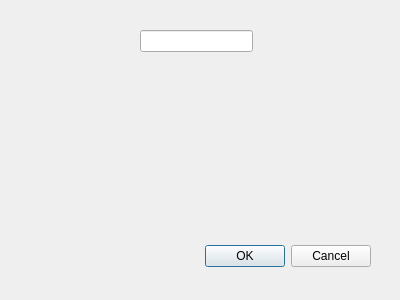
<?xml version="1.0" encoding="UTF-8"?>
<ui version="4.0">
 <class>Dialog</class>
 <widget class="QDialog" name="Dialog">
  <property name="geometry">
   <rect>
    <x>0</x>
    <y>0</y>
    <width>400</width>
    <height>300</height>
   </rect>
  </property>
  <property name="windowTitle">
   <string>Dialog</string>
  </property>
  <widget class="QDialogButtonBox" name="buttonBox">
   <property name="geometry">
    <rect>
     <x>30</x>
     <y>240</y>
     <width>341</width>
     <height>32</height>
    </rect>
   </property>
   <property name="orientation">
    <enum>Qt::Orientation::Horizontal</enum>
   </property>
   <property name="standardButtons">
    <set>QDialogButtonBox::StandardButton::Cancel|QDialogButtonBox::StandardButton::Ok</set>
   </property>
  </widget>
  <widget class="QLineEdit" name="lineEdit">
   <property name="geometry">
    <rect>
     <x>140</x>
     <y>30</y>
     <width>113</width>
     <height>22</height>
    </rect>
   </property>
  </widget>
 </widget>
 <resources/>
 <connections>
  <connection>
   <sender>buttonBox</sender>
   <signal>accepted()</signal>
   <receiver>Dialog</receiver>
   <slot>accept()</slot>
   <hints>
    <hint type="sourcelabel">
     <x>248</x>
     <y>254</y>
    </hint>
    <hint type="destinationlabel">
     <x>157</x>
     <y>274</y>
    </hint>
   </hints>
  </connection>
  <connection>
   <sender>buttonBox</sender>
   <signal>rejected()</signal>
   <receiver>Dialog</receiver>
   <slot>reject()</slot>
   <hints>
    <hint type="sourcelabel">
     <x>316</x>
     <y>260</y>
    </hint>
    <hint type="destinationlabel">
     <x>286</x>
     <y>274</y>
    </hint>
   </hints>
  </connection>
 </connections>
</ui>
